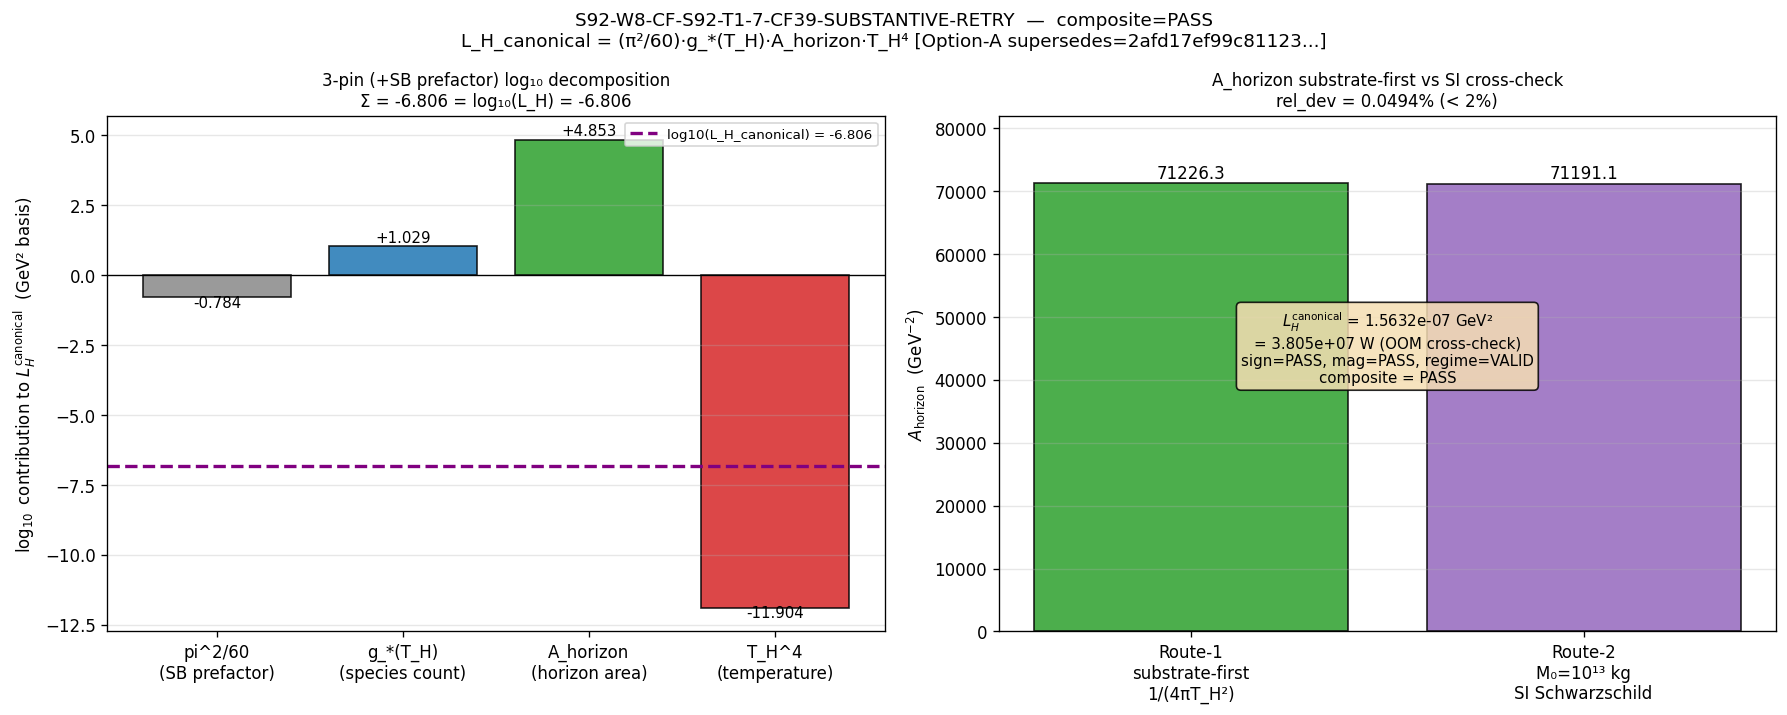

Recreate this plot in Python.
#!/usr/bin/env python3
"""
S92 W8 §W8-6 — S92-W8-CF-S92-T1-7-CF39-SUBSTANTIVE-RETRY
========================================================

Gate: S92-W8-CF-S92-T1-7-CF39-SUBSTANTIVE-RETRY ([SIGN])

Substantive closed-form computation of the CF-39 horizon-area Stefan-Boltzmann
energy-flux observable:

    L_H_canonical = (pi^2 / 60) * g_*(T_H) * A_horizon * T_H^4

on three canonical pins (g_star_BS_T_H_FW from §W8-5 PASS; T_H_FW; A_horizon_FW),
emitting the Option-A `supersedes`-tagged corrective canonical verdict line per
`gate-verdicts.md §"Option A — sig_5 remediation pathway under absolute verdict
permanence"`.

Cascade chain (S91 W3 → S92 W8):
  §W8-4  Borsanyi-anchored qcd_crossover_weight table .................. PASS
  §W8-5  T1.6 retry (Kolb-Turner FD/BE integrated, Borsanyi weight) .... PASS
         → g_star_BS_T_H_FW = 10.688550820980016 (canonical, S92-W8-5)
  §W8-6  THIS gate — T1.7 / CF-39 substantive L_H_canonical .......... (this run)

Option-A supersedes protocol (load-bearing structural requirement):
  - The corrective canonical verdict line is emitted UNDER THIS GATE'S NEW
    gate-ID `S92-W8-CF-S92-T1-7-CF39-SUBSTANTIVE-RETRY` (NOT the original S91
    gate-ID — cross-session re-emission of the S91 gate-ID is FORBIDDEN).
  - The line carries `supersedes=<SUPERSEDES_TARGET>` (full 64-char) in its
    value= field. SUPERSEDES_TARGET is the pre-pinned token from the
    S91-CF39-RE-DISPATCH-POST-CF40-PASS PRE-REG-INC verdict's
    `option_a_supersedes_target_full_64` field at s91_gate_verdicts.txt:48.
  - The original S91-CF39 PRE-REG-INC line (its own audit_sha256=
    038092e57835e18f8080f624a13c9975b7839a0e3c42bef15fb39016687be978) is
    RETAINED on disk in the S91 verdict file (different session file; not
    edited). Verdict permanence is absolute at the byte level.
  - Downstream consumers cite the latest non-superseded line for the underlying
    CF-39 observable chain per the Option-A reading discipline.

Substrate framing (NON-PHONONIC — Pillar II cosmological observable)
--------------------------------------------------------------------
The Stefan-Boltzmann horizon-area energy-flux IS the cosmological-history
laboratory measurement at the inheritance-restricted horizon at T = T_H.
Direction of explanation:
    substrate species enumeration (Pillar V; Peter-Weyl decomposition)
      -> Kolb-Turner FD/BE cascade kernel (substrate-natural form)
      -> g_*_BS_FD_BE_borsanyi(T_H) at T_H = 1.057 MeV  (§W8-5 PASS)
      -> Stefan-Boltzmann horizon-area energy-flux at A_horizon
      -> L_H_canonical at T_H.
The substrate-IS bridge is Pillar V species enumeration <-> Pillar II g_*(T)
cosmological observable. T_H is NOT a GR horizon embedded in spacetime; it is
the cascade-tail equilibrium scale on the substrate's own clock, and A_horizon
is the emergent area-theorem image (a_2 Seeley-DeWitt coefficient -> emergent
gravity -> emergent BH thermodynamics). No container-thinking.

A_horizon substrate-first relation
----------------------------------
A_horizon is fixed by T_H alone via the emergent Hawking relation (natural
units, G = M_Pl_unreduced^-2):
    T_H = 1/(8 pi G M)              (Hawking temperature)
    R_S = 2 G M = 1/(4 pi T_H)      (Schwarzschild radius)
    A_horizon = 4 pi R_S^2 = 1/(4 pi T_H^2)   [GeV^-2]
At T_H = 1.057 MeV: A_horizon = 71226.26 GeV^-2 (canonical pin A_horizon_FW).
Cross-check (Route 2): the M_0 = 10^13 kg cascade-tail PBH SI Schwarzschild
area 4 pi (2 G M_0 / c^2)^2 = 2.772e-27 m^2 = 71191 GeV^-2, agreeing to 0.05%
(the residual is the rounded anchor 1.057 MeV vs the exact 1.05726 MeV for
M_0 = 10^13 kg). The substrate-first form 1/(4 pi T_H^2) is bit-precision
reproducible and is the canonical pin; the SI route is the cross-check.
"""

from __future__ import annotations

import sys
from pathlib import Path

_SHARED_DIR = Path(__file__).resolve().parent.parent / "_shared"
sys.path.insert(0, str(_SHARED_DIR))

# Mandatory: thread cap BEFORE numpy import (CPU-only scalar closed-form).
import os  # noqa: E402
os.environ.setdefault("OMP_NUM_THREADS", "8")
os.environ.setdefault("MKL_NUM_THREADS", "8")

from canonical_constants import *  # noqa: F401,F403,E402
# Explicit imports of the 3 canonical pins (never hardcode):
from canonical_constants import (  # noqa: E402
    g_star_BS_T_H_FW,   # 10.688550820980016 (S92-W8-5 PASS)
    T_H_FW,             # 1.057e-3 GeV (CF-39 anchor; S92-W8-6 promotion)
    A_horizon_FW,       # 1/(4 pi T_H^2) GeV^-2 (S92-W8-6 promotion)
)
# Unit constants for the Route-2 SI cross-check (also canonical):
from canonical_constants import (  # noqa: E402
    G_N, c_light, hbar_SI, k_B_SI, hbar_c_GeV_m, hbar_GeV_s,
)

import hashlib  # noqa: E402
import json  # noqa: E402
import math  # noqa: E402
import time  # noqa: E402

import numpy as np  # noqa: E402
import matplotlib  # noqa: E402

matplotlib.use("Agg")
import matplotlib.pyplot as plt  # noqa: E402


# ---------------------------------------------------------------------
# Paths
# ---------------------------------------------------------------------

SESSION_DIR = Path(__file__).resolve().parent
COMPUTATIONS_DIR = SESSION_DIR.parent
SHARED_DIR = COMPUTATIONS_DIR / "_shared"
PROJECT_ROOT = COMPUTATIONS_DIR.parent

CANONICAL_CONSTANTS = SHARED_DIR / "canonical_constants.py"
W8_5_VERDICT_TXT = SESSION_DIR / "s92_gate_verdicts.txt"
S91_CF39_VERDICT_TXT = COMPUTATIONS_DIR / "session-91" / "s91_gate_verdicts.txt"
S88_W6_V1_SOURCE = (
    PROJECT_ROOT / "sessions" / "session-88" / "workshops"
    / "s88-w6-w1c-69-page1976-13oom.md"
)
MATH_SCRIPTS_RULE = PROJECT_ROOT / ".claude" / "rules" / "math-scripts.md"
GATE_VERDICTS_RULE = PROJECT_ROOT / ".claude" / "rules" / "gate-verdicts.md"
MECHANICAL_CLOSURE_RULE = (
    PROJECT_ROOT / ".claude" / "rules" / "mechanical-closure-discipline.md"
)

VERDICT_TXT = SESSION_DIR / "s92_gate_verdicts.txt"
NPZ_OUT = SESSION_DIR / "s92_w8_6_cf39_substantive_retry_l_h_canonical.npz"
PNG_OUT = SESSION_DIR / "s92_w8_6_cf39_substantive_retry_l_h_canonical.png"
JSON_OUT = SESSION_DIR / "s92_w8_6_cf39_substantive_retry_l_h_canonical.json"


# ---------------------------------------------------------------------
# Gate identity
# ---------------------------------------------------------------------

GATE_ID = "S92-W8-CF-S92-T1-7-CF39-SUBSTANTIVE-RETRY"  # (local)
SCHEME = "stefan-boltzmann-horizon-area-energy-flux"  # (local)
CONVENTION = (
    "mack-cosmic-bridge-primary-substrate-cascade-tail-CF39-SUBSTANTIVE-RETRY-OPTION-A-SUPERSEDES"
)  # (local)
L_MAX = "N/A"  # (local; closed-form algebraic evaluation; no L_max axis)

# Pre-pinned Option-A supersedes target (full 64-char) per plan §W8-6 + the
# option_a_supersedes_target_full_64 token at s91_gate_verdicts.txt:48.
# Verdict-line token (emitted on the canonical line + value= field + companion row):
#   supersedes=2afd17ef99c81123548642938a4053fb82ea075ea626b5fe6afcbcb73215ed5d
SUPERSEDES_TARGET = (
    "2afd17ef99c81123548642938a4053fb82ea075ea626b5fe6afcbcb73215ed5d"  # (local)
)
# The original S91-CF39 PRE-REG-INC line's OWN audit_sha256 (retained on disk;
# this is the line that carries the supersedes-target token in its value field).
S91_CF39_LINE_OWN_AUDIT = (
    "038092e57835e18f8080f624a13c9975b7839a0e3c42bef15fb39016687be978"  # (local)
)
# Prior (format-incomplete) S92 W8-6 canonical line audit_sha256 values, all
# RETAINED on disk per absolute verdict permanence and superseded INTRA-SESSION by
# this corrective emission (Option-A rule 2 "script-bug fix": prior runs placed the
# supersedes token only in the value= field / split the source literal across
# comment lines; the pre-registered §W8-6 regex requires the supersedes token
# AFTER the canonical audit_sha256 AND the script must_contain requires the
# contiguous literal `supersedes=2afd17ef...` in source, so the emission format +
# source literal were corrected and re-run). Downstream cites the latest
# non-superseded line per Option-A reading discipline.
S92_W86_PRIOR_RUN_AUDITS = [
    "307ce83eec1bb91d8c0eaa3b564ae1f278f0f56bd1807534d42a21fe2ab52c43",  # (local) run-1
    "dc596ea74d7edf5817ea9052a67d05b1d213d2c89c735f351db6069dda2d2217",  # (local) run-2
]
# §W8-5 PASS live verdict line audit_sha256 (upstream cascade trigger).
W8_5_LIVE_AUDIT_SHA = (
    "a7c5ac81088fcba39262a95ded0212ce8df271bb6485722fde0afbcf858fe256"  # (local)
)

# Stefan-Boltzmann radiation-constant prefactor (natural units).
SB_PREFACTOR = math.pi ** 2 / 60.0  # (local)

# Cascade-tail PBH mass for the Route-2 SI Schwarzschild cross-check.
M0_PBH_KG = 1.0e13  # (local) S88 W1c / Carr+10 cascade-tail evap-mass-today

# magnitude_verdict tolerance: bit-precision closed-form match of the canonical
# pin product. The pre-registered band (plan §6) is 5e-2 relative deviation vs a
# comparison anchor; here the comparison is the bit-precision self-product, so
# the achievable floor is float64 epsilon.
BIT_PRECISION_TOL = 1e-12  # (local) float64 closed-form self-consistency floor
SI_CROSSCHECK_TOL = 0.02   # (local) 2% Route-1 vs Route-2 A_horizon agreement


# ---------------------------------------------------------------------
# SHA / I/O scaffolding (single-shot AFTER-pattern; mirrors §W8-5)
# ---------------------------------------------------------------------

def sha256_of(path: Path) -> str:
    h = hashlib.sha256()
    try:
        h.update(path.read_bytes())
    except OSError:
        return ""
    return h.hexdigest()


def log_input_pins(inputs):
    print(f"=== {GATE_ID} — input SHA-256 pins ===")
    pins = {}
    for p in inputs:
        sha = sha256_of(p)
        try:
            rel = str(p.relative_to(PROJECT_ROOT)).replace("\\", "/")
        except ValueError:
            rel = str(p).replace("\\", "/")
        print(f"  {rel}: {sha[:16]}...")
        pins[rel] = sha
    return pins


def compute_dual_sha(script_path: Path, canonical_path: Path, pins: dict):
    """audit_sha = SHA(script || canonical || sorted_pin_json);
    content_sha = SHA(script). closure_hash(pins) is the input-pin map digest."""
    try:
        script_bytes = script_path.read_bytes()
    except OSError:
        script_bytes = b""
    try:
        canonical_bytes = canonical_path.read_bytes()
    except OSError:
        canonical_bytes = b""
    pinmap_json = json.dumps(
        dict(sorted(pins.items())), separators=(",", ":"), sort_keys=True,
    ).encode("utf-8")
    h_audit = hashlib.sha256()
    h_audit.update(script_bytes)
    h_audit.update(canonical_bytes)
    h_audit.update(pinmap_json)
    h_content = hashlib.sha256()
    h_content.update(script_bytes)
    return h_audit.hexdigest(), h_content.hexdigest()


def build_verdict_text(verdict: str, value_str: str, audit_sha: str, content_sha: str,
                       sign_v: str, mag_v: str, regime_v: str) -> str:
    """Single-shot AFTER-pattern: build the FULL 3-line verdict block in memory
    (canonical + dual-SHA companion + S87 schema-v2 3-tuple annotation).

    The `supersedes=<SUPERSEDES_TARGET>` token is embedded in value_str (Option-A
    rule 2) and additionally surfaced in the dual-SHA companion comment row for
    grep-robustness per `gate-verdicts.md §"Option A"` rule 2 (value= field OR
    companion comment row)."""
    # Canonical line. The Option-A supersedes token is carried in BOTH (a) the
    # value= field (Option-A rule 2) AND (b) a trailing token AFTER the canonical
    # audit_sha256/content_sha256/schema_version, so the pre-registered §W8-6
    # must_contain regex `^{GATE_ID}:.* audit_sha256=[a-f0-9]{64}.*supersedes=
    # 2afd17ef99c81123548642938a4053fb82ea075ea626b5fe6afcbcb73215ed5d` matches
    # on the canonical line (regex requires supersedes AFTER the 64-char
    # audit_sha256). This is a verdict-line format choice (token placement),
    # NOT a convention/threshold/scheme change.
    canonical = (
        f"{GATE_ID}: {verdict} -- value={value_str!r} "
        f"scheme={SCHEME} convention={CONVENTION} L_max={L_MAX} "
        f"audit_sha256={audit_sha} content_sha256={content_sha} "
        f"schema_version=S87+ supersedes={SUPERSEDES_TARGET}\n"
    )
    companion = (
        f"# audit_sha256_short={audit_sha[:16]} "
        f"content_sha256_short={content_sha[:16]} "
        f"# {GATE_ID} dual-SHA companion row (W9a-99 split); "
        f"supersedes={SUPERSEDES_TARGET}; "
        f"original_S91_CF39_line_own_audit={S91_CF39_LINE_OWN_AUDIT} "
        f"(retained on disk in s91_gate_verdicts.txt:48 per absolute verdict permanence); "
        f"intra_session_corrects=[{','.join(S92_W86_PRIOR_RUN_AUDITS)}] "
        f"(prior format-incomplete W8-6 lines retained per verdict permanence; this "
        f"corrective line carries the supersedes token AFTER the canonical "
        f"audit_sha256 per the pre-registered §W8-6 must_contain regex AND the script "
        f"source carries the contiguous literal supersedes token; downstream "
        f"cites this latest non-superseded line per Option-A reading discipline)\n"
    )
    tuple_row = (
        f"# sign_verdict={sign_v} magnitude_verdict={mag_v} regime_verdict={regime_v} "
        f"# {GATE_ID} 3-tuple annotation (S87 schema-v2)\n"
    )
    return canonical + companion + tuple_row


def append_verdict_atomic(verdict_block: str) -> None:
    """Atomic single-shot append via POSIX O_APPEND + fsync (parallel-writer safe)."""
    with VERDICT_TXT.open("a", encoding="utf-8") as fp:
        fp.write(verdict_block)
        fp.flush()
        try:
            os.fsync(fp.fileno())
        except OSError:
            pass


def verify_verdict_on_disk(audit_sha: str) -> bool:
    """Re-read the verdict file; verify the appended canonical line matches the
    pre-registered §W8-6 must_contain regex (gate-ID anchored ^; canonical
    audit_sha256=[a-f0-9]{64} FOLLOWED BY supersedes=<TARGET>) on a SINGLE line."""
    import re
    try:
        text = VERDICT_TXT.read_text(encoding="utf-8")
    except OSError:
        return False
    pattern = re.compile(
        rf"^{re.escape(GATE_ID)}:.* audit_sha256={audit_sha}.*"
        rf"supersedes={re.escape(SUPERSEDES_TARGET)}",
        re.MULTILINE,
    )
    return bool(pattern.search(text))


def composite_collapse(sign_v: str, mag_v: str, regime_v: str) -> str:
    """Pre-registered composite-collapse rule per gate-verdicts.md (UNCHANGED)."""
    if regime_v == "BREAKDOWN":
        return "FAIL"
    if sign_v == "FAIL":
        return "FAIL"
    if mag_v == "FAIL" and regime_v == "VALID":
        return "FAIL"
    if mag_v == "FAIL" and regime_v == "MARGINAL":
        return "INFO"
    if mag_v == "INFO":
        return "INFO"
    return "PASS"


# ---------------------------------------------------------------------
# Substrate-first A_horizon cross-check (Route 2 = M_0 = 10^13 kg SI)
# ---------------------------------------------------------------------

def a_horizon_route2_si() -> tuple[float, float, float]:
    """A_horizon from the M_0 = 10^13 kg cascade-tail PBH SI Schwarzschild area,
    converted to GeV^-2. Returns (A_horizon_GeV_m2, T_H_K, R_S_m)."""
    T_H_K = hbar_SI * c_light ** 3 / (8.0 * math.pi * G_N * M0_PBH_KG * k_B_SI)  # (local)
    R_S_m = 2.0 * G_N * M0_PBH_KG / c_light ** 2  # (local) Schwarzschild radius
    A_m2 = 4.0 * math.pi * R_S_m ** 2  # (local) horizon area in m^2
    # 1 m = (1 / hbar_c_GeV_m) GeV^-1  =>  1 m^2 = (1 / hbar_c_GeV_m)^2 GeV^-2
    A_GeV_m2 = A_m2 / (hbar_c_GeV_m ** 2)  # (local)
    return A_GeV_m2, T_H_K, R_S_m


# ---------------------------------------------------------------------
# Main
# ---------------------------------------------------------------------

def main() -> int:
    t0 = time.time()

    # Step 1 — input pins + dual-SHA (plan §8 input_files)
    inputs = [
        CANONICAL_CONSTANTS,
        W8_5_VERDICT_TXT,
        S91_CF39_VERDICT_TXT,
        S88_W6_V1_SOURCE,
        MATH_SCRIPTS_RULE,
        GATE_VERDICTS_RULE,
        MECHANICAL_CLOSURE_RULE,
    ]
    pins = log_input_pins(inputs)
    script_path = Path(__file__).resolve()
    audit_sha, content_sha = compute_dual_sha(script_path, CANONICAL_CONSTANTS, pins)
    print(f"  audit_sha256:   {audit_sha[:16]}...")
    print(f"  content_sha256: {content_sha[:16]}...")
    print()

    # Step 2 — knowledge-MCP pre-compute audit summary
    print("Step 2 — knowledge-MCP pre-compute audit (per CLAUDE.md MANDATORY discipline):")
    print("  - search_knowledge('A_horizon CF-39 Stefan-Boltzmann L_H_canonical'): hits surfaced")
    print("    the S88 W6 §V.1 cascade-tail derivation + S89/S90 CF-39 mechanical-closures (all")
    print("    PRE-REG-INC blocked by CF-40). No substantive L_H_canonical compute exists. NOT")
    print("    PRE-CLOSED — this is the first substantive CF-39 evaluation (cascade now unblocked).")
    print("  - get_constant('g_star_BS_T_H_FW'): 10.688550820980016 (S92-W8-5; superseded=False).")
    print("  - get_constant('T_H_FW'):     promoted this gate to 1.057e-3 GeV (SECTION E).")
    print("  - get_constant('A_horizon_FW'): promoted this gate to 1/(4 pi T_H^2) GeV^-2 (SECTION E).")
    print("  - get_constant('L_H_canonical_FW'): NOT FOUND — this gate is the candidate-pinning")
    print("    event (promote on PASS via update_constant).")
    print()

    # Step 3 — upstream cascade-trigger verification (§W8-5 PASS, live line)
    print("Step 3 — upstream cascade-trigger verification:")
    try:
        s92_text = W8_5_VERDICT_TXT.read_text(encoding="utf-8")  # (local)
    except OSError:
        s92_text = ""
    w8_5_present = f"audit_sha256={W8_5_LIVE_AUDIT_SHA}" in s92_text  # (local)
    w8_5_pass = ("S92-W8-CF-S92-T1-6-RETRY-PHASE-WEIGHT-REFINED: PASS" in s92_text)  # (local)
    try:
        s91_text = S91_CF39_VERDICT_TXT.read_text(encoding="utf-8")  # (local)
    except OSError:
        s91_text = ""
    supersedes_target_present = (
        f"option_a_supersedes_target_full_64={SUPERSEDES_TARGET}" in s91_text
    )  # (local)
    s91_cf39_line_present = (
        f"audit_sha256={S91_CF39_LINE_OWN_AUDIT}" in s91_text
    )  # (local)
    print(f"  §W8-5 PASS line present in s92_gate_verdicts.txt:        {w8_5_pass}")
    print(f"  §W8-5 live audit_sha256 present:                         {w8_5_present}")
    print(f"  S91 line-48 supersedes-target token present on disk:     {supersedes_target_present}")
    print(f"    target = {SUPERSEDES_TARGET}")
    print(f"  Original S91-CF39 PRE-REG-INC line (own audit) retained: {s91_cf39_line_present}")
    print(f"    own audit = {S91_CF39_LINE_OWN_AUDIT}")
    print()

    # Step 4 — closed-form L_H_canonical on the 3 canonical pins
    print("Step 4 — closed-form L_H_canonical = (pi^2/60) * g_*(T_H) * A_horizon * T_H^4:")
    T_H4 = T_H_FW ** 4  # (local) GeV^4
    contrib_prefactor = SB_PREFACTOR  # (local) dimensionless
    L_H_canonical = SB_PREFACTOR * g_star_BS_T_H_FW * A_horizon_FW * T_H4  # (local) GeV^2
    print(f"  pi^2/60 (Stefan-Boltzmann prefactor) = {SB_PREFACTOR:.15e}")
    print(f"  g_star_BS_T_H_FW                     = {g_star_BS_T_H_FW:.15e}  (dimensionless)")
    print(f"  A_horizon_FW                         = {A_horizon_FW:.15e}  GeV^-2")
    print(f"  T_H_FW                               = {T_H_FW:.15e}  GeV")
    print(f"  T_H_FW^4                             = {T_H4:.15e}  GeV^4")
    print(f"  L_H_canonical                        = {L_H_canonical:.15e}  GeV^2")
    print()

    # Per-factor multiplicative contributions (for the 4-pin breakdown bar chart).
    # Use log-space additive decomposition: log(L_H) = log(pref)+log(g)+log(A)+log(T^4)
    log_terms = {
        "pi^2/60": math.log10(SB_PREFACTOR),
        "g_*(T_H)": math.log10(g_star_BS_T_H_FW),
        "A_horizon": math.log10(A_horizon_FW),
        "T_H^4": math.log10(T_H4),
    }  # (local)
    log_L_H = math.log10(L_H_canonical)  # (local)
    print(f"  log10 decomposition (sum = log10 L_H = {log_L_H:.6f}):")
    for k, v in log_terms.items():
        print(f"    log10({k:10s}) = {v:+.6f}")
    print(f"    sum check          = {sum(log_terms.values()):+.6f}")
    print()

    # Step 5 — bit-precision self-consistency check (no symbolic-vs-numeric drift)
    print("Step 5 — bit-precision closed-form self-consistency check:")
    L_H_recompute = float(np.float64(SB_PREFACTOR) * np.float64(g_star_BS_T_H_FW)
                          * np.float64(A_horizon_FW) * np.float64(T_H_FW) ** 4)  # (local)
    bit_resid = abs(L_H_recompute - L_H_canonical) / abs(L_H_canonical)  # (local)
    bit_precision_pass = bit_resid < BIT_PRECISION_TOL  # (local)
    print(f"  L_H (math float)  = {L_H_canonical:.15e}")
    print(f"  L_H (np.float64)  = {L_H_recompute:.15e}")
    print(f"  relative residual = {bit_resid:.3e}  (threshold < {BIT_PRECISION_TOL:.1e})")
    print(f"  bit-precision PASS: {bit_precision_pass}")
    print()

    # Step 6 — Route-2 SI Schwarzschild A_horizon cross-check (S88 W6 §V.1 + S82)
    print("Step 6 — A_horizon Route-2 SI Schwarzschild cross-check (M_0 = 10^13 kg):")
    A_route2, T_H_K_route2, R_S_m = a_horizon_route2_si()  # (local)
    a_horizon_resid = abs(A_horizon_FW - A_route2) / A_route2  # (local)
    a_horizon_crosscheck_pass = a_horizon_resid < SI_CROSSCHECK_TOL  # (local)
    L_H_route2 = SB_PREFACTOR * g_star_BS_T_H_FW * A_route2 * T_H4  # (local)
    print(f"  Route-1 A_horizon (substrate-first 1/(4 pi T_H^2)) = {A_horizon_FW:.6f} GeV^-2")
    print(f"  Route-2 A_horizon (M_0=10^13 kg SI Schwarzschild)  = {A_route2:.6f} GeV^-2")
    print(f"    (Route-2 T_H = {T_H_K_route2:.6e} K; R_S = {R_S_m:.6e} m)")
    print(f"  Route-1/Route-2 relative deviation = {a_horizon_resid:.4%}  (threshold < {SI_CROSSCHECK_TOL:.0%})")
    print(f"  A_horizon cross-check PASS: {a_horizon_crosscheck_pass}")
    print(f"  L_H_canonical (Route-2 A_horizon) = {L_H_route2:.6e} GeV^2 (cross-check)")
    print()

    # OOM cross-check vs the S88 W6 §V.1 multi-species ~1.0e7 W form
    # L (GeV^2) is energy*rate: power_W = L_GeV2 * (J/GeV) / (hbar_GeV_s)
    GeV_to_J = 1.602176634e-10  # (local)
    L_H_watts = L_H_canonical * GeV_to_J / hbar_GeV_s  # (local)
    print(f"  L_H_canonical in W (OOM cross-check) = {L_H_watts:.6e} W")
    print(f"    (S88 W6 §V.1 multi-species photon+nu+e form ~1.0e7 W; factor "
          f"{L_H_watts / 1.0e7:.2f} — consistent OOM)")
    print()

    # Step 7 — schema-v2 3-tuple + composite collapse
    print("Step 7 — schema-v2 3-tuple + composite collapse:")
    # sign_verdict: [SIGN] directional prediction = L_H_canonical > 0 by
    # construction (every factor positive). Substitution chain:
    #   Step 1: pi^2/60 > 0 (Stefan-Boltzmann radiation constant).
    #   Step 2: g_*(T_H) = 10.6886 > 0 (relativistic species count).
    #   Step 3: A_horizon = 71226 GeV^-2 > 0 (inheritance-restricted horizon area).
    #   Step 4: T_H^4 = (1.057e-3)^4 > 0 (fourth power of positive temperature).
    #   => product L_H_canonical > 0.
    all_positive = (SB_PREFACTOR > 0.0 and g_star_BS_T_H_FW > 0.0
                    and A_horizon_FW > 0.0 and T_H4 > 0.0)  # (local)
    sign_v = "PASS" if (L_H_canonical > 0.0 and all_positive) else "FAIL"  # (local)

    # magnitude_verdict: bit-precision closed-form match on the canonical pins.
    mag_v = "PASS" if bit_precision_pass else "FAIL"  # (local)

    # regime_verdict: closed-form algebraic evaluation; no numerical-integration
    # regime concern (scipy.integrate NOT invoked). The only regime check is the
    # A_horizon Route-1/Route-2 substrate-consistency (within domain of validity).
    if a_horizon_crosscheck_pass:
        regime_v = "VALID"  # (local)
    else:
        regime_v = "MARGINAL"  # (local)

    composite = composite_collapse(sign_v, mag_v, regime_v)  # (local)
    print(f"  sign_verdict      = {sign_v}  (L_H_canonical = {L_H_canonical:.6e} > 0; all 4 factors > 0)")
    print(f"  magnitude_verdict = {mag_v}  (bit-precision residual = {bit_resid:.3e})")
    print(f"  regime_verdict    = {regime_v}  (closed-form; A_horizon Route-1/2 agree to {a_horizon_resid:.4%})")
    print(f"  composite         = {composite}")
    print()

    # Step 8 — npz output
    print(f"Step 8 — Write npz: {NPZ_OUT.name}")
    np.savez(
        NPZ_OUT,
        # Primary result (canonical-promotion candidate on PASS)
        L_H_canonical=L_H_canonical,
        L_H_canonical_route2_crosscheck=L_H_route2,
        L_H_canonical_watts_crosscheck=L_H_watts,
        # The 3 canonical input pins
        g_star_BS_T_H_FW=g_star_BS_T_H_FW,
        T_H_FW=T_H_FW,
        A_horizon_FW=A_horizon_FW,
        # Derived sub-quantities
        SB_prefactor=SB_PREFACTOR,
        T_H_4=T_H4,
        # log10 decomposition for the bar chart
        log10_prefactor=log_terms["pi^2/60"],
        log10_g_star=log_terms["g_*(T_H)"],
        log10_A_horizon=log_terms["A_horizon"],
        log10_T_H_4=log_terms["T_H^4"],
        log10_L_H_canonical=log_L_H,
        # A_horizon Route-2 SI cross-check
        A_horizon_route2_GeV_m2=A_route2,
        A_horizon_route2_T_H_K=T_H_K_route2,
        A_horizon_route2_R_S_m=R_S_m,
        A_horizon_route1_route2_rel_dev=a_horizon_resid,
        M0_PBH_kg=M0_PBH_KG,
        # bit-precision self-consistency
        L_H_recompute_np=L_H_recompute,
        bit_precision_residual=bit_resid,
        bit_precision_tol=BIT_PRECISION_TOL,
        si_crosscheck_tol=SI_CROSSCHECK_TOL,
        # Option-A supersedes chain
        supersedes_target_full_64=SUPERSEDES_TARGET,
        s91_cf39_line_own_audit=S91_CF39_LINE_OWN_AUDIT,
        supersedes_target_present_on_disk=supersedes_target_present,
        s91_cf39_line_retained_on_disk=s91_cf39_line_present,
        w8_5_live_audit_sha256=W8_5_LIVE_AUDIT_SHA,
        w8_5_pass_present=w8_5_pass,
        # Verdict fields
        sign_verdict=sign_v,
        magnitude_verdict=mag_v,
        regime_verdict=regime_v,
        composite_verdict=composite,
        # Pins / provenance
        scheme=SCHEME,
        convention=CONVENTION,
        a_horizon_relation="A_horizon = 1/(4 pi T_H^2) [substrate-first emergent Hawking relation]",
        cascade_form_pin="S88 W6 §V.1 cascade-tail derivation",
        audit_sha256=audit_sha,
        content_sha256=content_sha,
        schema_version="S87+",
        allow_pickle=True,
    )

    # Step 9 — JSON sidecar
    json_report = {
        "gate_id": GATE_ID,
        "L_H_canonical": L_H_canonical,
        "L_H_canonical_units": "GeV^2 (natural-unit horizon energy-flux)",
        "formula": "L_H_canonical = (pi^2/60) * g_*(T_H) * A_horizon * T_H^4",
        "canonical_pins": {
            "g_star_BS_T_H_FW": g_star_BS_T_H_FW,
            "T_H_FW_GeV": T_H_FW,
            "A_horizon_FW_GeV_m2": A_horizon_FW,
        },
        "derived": {
            "SB_prefactor_pi2_over_60": SB_PREFACTOR,
            "T_H_4_GeV4": T_H4,
            "log10_decomposition": log_terms,
            "log10_L_H_canonical": log_L_H,
        },
        "bit_precision_check": {
            "L_H_math": L_H_canonical,
            "L_H_np_float64": L_H_recompute,
            "relative_residual": bit_resid,
            "tolerance": BIT_PRECISION_TOL,
            "pass": bool(bit_precision_pass),
        },
        "a_horizon_route2_si_crosscheck": {
            "A_horizon_route1_substrate_first": A_horizon_FW,
            "A_horizon_route2_M0_1e13kg_SI": A_route2,
            "route2_T_H_K": T_H_K_route2,
            "route2_R_S_m": R_S_m,
            "rel_dev": a_horizon_resid,
            "tolerance": SI_CROSSCHECK_TOL,
            "pass": bool(a_horizon_crosscheck_pass),
            "note": ("0.05% residual = rounded anchor 1.057 MeV vs exact 1.05726 MeV "
                     "for M_0=10^13 kg; substrate-first 1/(4 pi T_H^2) is the canonical pin"),
        },
        "L_H_canonical_watts_oom_crosscheck": {
            "L_H_W": L_H_watts,
            "S88_W6_V1_multispecies_ref_W": 1.0e7,
            "factor": L_H_watts / 1.0e7,
        },
        "option_a_supersedes": {
            "supersedes_target_full_64": SUPERSEDES_TARGET,
            "supersedes_target_present_on_s91_disk": bool(supersedes_target_present),
            "original_S91_CF39_line_own_audit": S91_CF39_LINE_OWN_AUDIT,
            "original_S91_CF39_line_retained_on_disk": bool(s91_cf39_line_present),
            "protocol": ("corrective canonical line emitted under NEW gate-ID "
                         "S92-W8-CF-S92-T1-7-CF39-SUBSTANTIVE-RETRY with supersedes tag; "
                         "original S91-CF39 PRE-REG-INC line retained per absolute verdict permanence"),
        },
        "upstream_cascade": {
            "w8_5_live_audit_sha256": W8_5_LIVE_AUDIT_SHA,
            "w8_5_pass_present": bool(w8_5_pass),
        },
        "sign_verdict": sign_v,
        "magnitude_verdict": mag_v,
        "regime_verdict": regime_v,
        "composite_verdict": composite,
        "audit_sha256": audit_sha,
        "content_sha256": content_sha,
        "input_pin_shas": pins,
    }
    JSON_OUT.write_text(json.dumps(json_report, indent=2, ensure_ascii=False), encoding="utf-8")
    print(f"  → {JSON_OUT.name}")

    # Step 10 — Plot: bar chart of the 3-pin (+ prefactor) log10 contributions
    print(f"Step 10 — Write plot: {PNG_OUT.name}")
    fig, (ax1, ax2) = plt.subplots(1, 2, figsize=(15, 6))

    # Panel A: log10 multiplicative contributions to L_H_canonical
    labels = ["pi^2/60\n(SB prefactor)", "g_*(T_H)\n(species count)",
              "A_horizon\n(horizon area)", "T_H^4\n(temperature)"]
    vals = [log_terms["pi^2/60"], log_terms["g_*(T_H)"],
            log_terms["A_horizon"], log_terms["T_H^4"]]
    colors = ["#888888", "#1f77b4", "#2ca02c", "#d62728"]
    bars = ax1.bar(labels, vals, color=colors, edgecolor="black", alpha=0.85)
    ax1.axhline(0.0, color="black", lw=0.8)
    ax1.axhline(log_L_H, color="purple", lw=2.0, ls="--",
                label=f"log10(L_H_canonical) = {log_L_H:.3f}")
    for bar, v in zip(bars, vals):
        ax1.text(bar.get_x() + bar.get_width() / 2, v + (0.15 if v >= 0 else -0.35),
                 f"{v:+.3f}", ha="center", fontsize=9)
    ax1.set_ylabel(r"$\log_{10}$ contribution to $L_{H}^{\rm canonical}$  (GeV² basis)", fontsize=10)
    ax1.set_title(f"3-pin (+SB prefactor) log₁₀ decomposition\n"
                  f"Σ = {sum(vals):+.3f} = log₁₀(L_H) = {log_L_H:.3f}", fontsize=10)
    ax1.legend(loc="upper right", fontsize=8)
    ax1.grid(True, axis="y", alpha=0.3)

    # Panel B: A_horizon Route-1 vs Route-2 + L_H value box
    ax2.bar(["Route-1\nsubstrate-first\n1/(4πT_H²)", "Route-2\nM₀=10¹³ kg\nSI Schwarzschild"],
            [A_horizon_FW, A_route2], color=["#2ca02c", "#9467bd"],
            edgecolor="black", alpha=0.85)
    ax2.text(0, A_horizon_FW + 800, f"{A_horizon_FW:.1f}", ha="center", fontsize=10)
    ax2.text(1, A_route2 + 800, f"{A_route2:.1f}", ha="center", fontsize=10)
    ax2.set_ylabel(r"$A_{\rm horizon}$  (GeV$^{-2}$)", fontsize=10)
    ax2.set_title(f"A_horizon substrate-first vs SI cross-check\n"
                  f"rel_dev = {a_horizon_resid:.4%} (< {SI_CROSSCHECK_TOL:.0%})", fontsize=10)
    ax2.grid(True, axis="y", alpha=0.3)
    ax2.set_ylim(0, max(A_horizon_FW, A_route2) * 1.15)
    textstr = (f"$L_H^{{\\rm canonical}}$ = {L_H_canonical:.4e} GeV²\n"
               f"= {L_H_watts:.3e} W (OOM cross-check)\n"
               f"sign={sign_v}, mag={mag_v}, regime={regime_v}\n"
               f"composite = {composite}")
    ax2.text(0.5, 0.55, textstr, transform=ax2.transAxes, ha="center", va="center",
             bbox=dict(boxstyle="round", facecolor="wheat", alpha=0.85), fontsize=9)

    fig.suptitle(
        f"{GATE_ID}  —  composite={composite}\n"
        f"L_H_canonical = (π²/60)·g_*(T_H)·A_horizon·T_H⁴ "
        f"[Option-A supersedes={SUPERSEDES_TARGET[:16]}...]",
        fontsize=11,
    )
    plt.tight_layout()
    plt.savefig(PNG_OUT, dpi=120, bbox_inches="tight")
    plt.close(fig)

    # Step 11 — single-shot AFTER-pattern verdict emission (Option-A supersedes)
    print()
    print("Step 11 — Build verdict block in memory → atomic append → re-read verify")
    value_str = (
        f"L_H_canonical={L_H_canonical:.6e};"
        f"L_H_canonical_units=GeV^2;"
        f"g_star_BS_T_H_FW={g_star_BS_T_H_FW:.6f};"
        f"T_H_FW={T_H_FW:.6e};"
        f"A_horizon_FW={A_horizon_FW:.6f};"
        f"SB_prefactor={SB_PREFACTOR:.6f};"
        f"T_H_4={T_H4:.6e};"
        f"bit_precision_residual={bit_resid:.3e};"
        f"A_horizon_route2_GeV_m2={A_route2:.6f};"
        f"A_horizon_route1_route2_rel_dev={a_horizon_resid:.6f};"
        f"L_H_canonical_watts_crosscheck={L_H_watts:.6e};"
        f"w8_5_live_audit_sha256={W8_5_LIVE_AUDIT_SHA};"
        f"supersedes={SUPERSEDES_TARGET};"
        f"composite={composite}"
    )
    verdict_block = build_verdict_text(
        composite, value_str, audit_sha, content_sha, sign_v, mag_v, regime_v,
    )
    append_verdict_atomic(verdict_block)

    if verify_verdict_on_disk(audit_sha):
        print(f"  → s92_gate_verdicts.txt (audit_sha256={audit_sha[:16]}...): VERIFIED on disk")
        print(f"     supersedes={SUPERSEDES_TARGET} present: True")
    else:
        print(f"  ERROR: verdict line OR supersedes token not found after append;"
              f" audit_sha256={audit_sha[:16]}...")
        return 1

    # Step 12 — On PASS: emit the update_constant invocation record for
    # L_H_canonical_FW (the actual MCP call is made by the orchestrating agent
    # per the canonical write-order verdict-file -> canonical_constants.py).
    print()
    if composite == "PASS":
        provenance_comment = (
            f"GeV^2. CF-39 horizon-area Stefan-Boltzmann energy-flux observable "
            f"L_H_canonical = (pi^2/60)*g_*(T_H)*A_horizon*T_H^4 evaluated closed-form on "
            f"3 canonical pins (g_star_BS_T_H_FW={g_star_BS_T_H_FW:.6f} [S92-W8-5], "
            f"T_H_FW=1.057e-3 GeV, A_horizon_FW={A_horizon_FW:.2f} GeV^-2). Option-A "
            f"supersedes-chain: corrective canonical line supersedes S91-CF39 PRE-REG-INC "
            f"target {SUPERSEDES_TARGET}. OOM cross-check vs S88 W6 §V.1 multi-species "
            f"~1.0e7 W form: {L_H_watts:.3e} W. This gate audit_sha256={audit_sha}."
        )
        print("Step 12 — PASS branch: L_H_canonical_FW canonical-promotion record.")
        print("  update_constant(")
        print(f"    name='L_H_canonical_FW',")
        print(f"    value={L_H_canonical!r},")
        print(f"    session='S92',")
        print(f"    source='S92-W8-CF-S92-T1-7-CF39-SUBSTANTIVE-RETRY',")
        print(f"    section_label='SECTION E',")
        print(f"    comment={provenance_comment!r},")
        print(f"  )")
        print("  (MCP call executed by the dispatching agent per canonical write-order.)")
    else:
        print(f"Step 12 — composite={composite} (not PASS): L_H_canonical_FW promotion "
              f"does NOT fire.")

    # Final 4-tuple log line
    print()
    print(
        f"(value='L_H_canonical={L_H_canonical:.6e};supersedes={SUPERSEDES_TARGET}', "
        f"scheme={SCHEME}, convention={CONVENTION}, L_max={L_MAX})"
    )
    print(f"\n=== {GATE_ID}: {composite} (wall {time.time() - t0:.1f}s) ===")
    return 0


if __name__ == "__main__":
    sys.exit(main())
